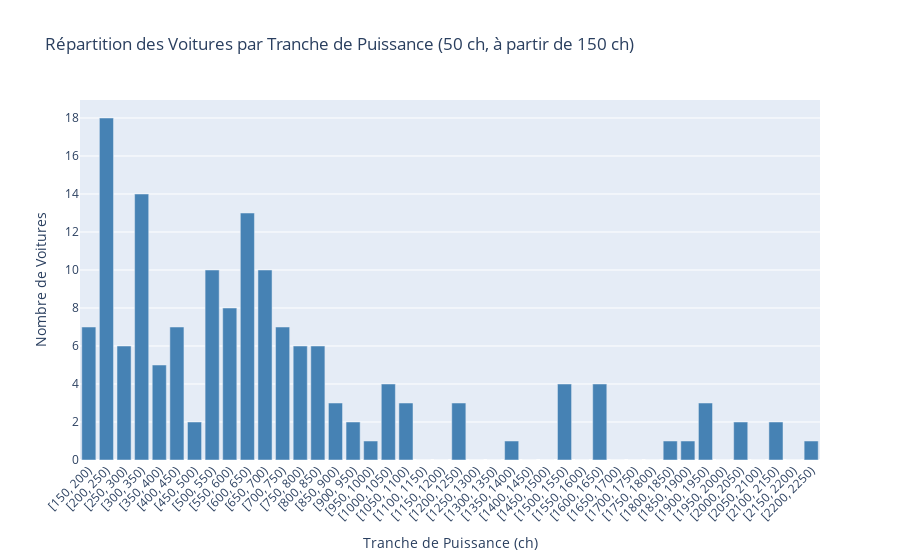

Notebook code for this chart:
### Code cell
# Graphique du nombre de voitures par tranche de puissance (50 ch, à partir de 150 ch)

# Déterminer la puissance maximale
puissance_max = int(df['Puissance (ch)'].max())

# Créer des tranches de puissance de 50 ch à partir de 150 ch
bins_puissance = list(range(150, puissance_max + 51, 50))

# Créer la colonne avec les tranches de puissance
df['Tranche_Puissance'] = pd.cut(df['Puissance (ch)'], bins=bins_puissance, right=False)

# Compter les voitures par tranche de puissance
power_counts = df['Tranche_Puissance'].value_counts().sort_index().reset_index()
power_counts.columns = ['Tranche_Puissance', 'count']
power_counts['Tranche_Puissance'] = power_counts['Tranche_Puissance'].astype(str)

fig_power = px.bar(
    power_counts,
    x='Tranche_Puissance',
    y='count',
    title='Répartition des Voitures par Tranche de Puissance (50 ch, à partir de 150 ch)',
    labels={'Tranche_Puissance': 'Tranche de Puissance (ch)', 'count': 'Nombre de Voitures'}
)
fig_power.update_traces(marker_color='steelblue')
fig_power.update_layout(showlegend=False, xaxis_tickangle=-45)
fig_power.show()

### Figure 1 — Plotly figure (JSON) as saved in the notebook; plotly's stock layout.template omitted (floating-point values rounded to 4 significant figures)
{"data": [{"hovertemplate": "Tranche de Puissance (ch)=%{x}<br>Nombre de Voitures=%{y}<extra></extra>", "legendgroup": "", "marker": {"color": "steelblue", "pattern": {"shape": ""}}, "name": "", "orientation": "v", "showlegend": false, "textposition": "auto", "type": "bar", "x": ["[150, 200)", "[200, 250)", "[250, 300)", "[300, 350)", "[350, 400)", "[400, 450)", "[450, 500)", "[500, 550)", "[550, 600)", "[600, 650)", "[650, 700)", "[700, 750)", "[750, 800)", "[800, 850)", "[850, 900)", "[900, 950)", "[950, 1000)", "[1000, 1050)", "[1050, 1100)", "[1100, 1150)", "[1150, 1200)", "[1200, 1250)", "[1250, 1300)", "[1300, 1350)", "[1350, 1400)", "[1400, 1450)", "[1450, 1500)", "[1500, 1550)", "[1550, 1600)", "[1600, 1650)", "[1650, 1700)", "[1700, 1750)", "[1750, 1800)", "[1800, 1850)", "[1850, 1900)", "[1900, 1950)", "[1950, 2000)", "[2000, 2050)", "[2050, 2100)", "[2100, 2150)", "[2150, 2200)", "[2200, 2250)"], "xaxis": "x", "y": [7, 18, 6, 14, 5, 7, 2, 10, 8, 13, 10, 7, 6, 6, 3, 2, 1, 4, 3, 0, 0, 3, 0, 0, 1, 0, 0, 4, 0, 4, 0, 0, 0, 1, 1, 3, 0, 2, 0, 2, 0, 1], "yaxis": "y"}], "layout": {"barmode": "relative", "legend": {"tracegroupgap": 0}, "showlegend": false, "title": {"text": "Répartition des Voitures par Tranche de Puissance (50 ch, à partir de 150 ch)"}, "xaxis": {"anchor": "y", "domain": [0, 1], "tickangle": -45, "title": {"text": "Tranche de Puissance (ch)"}}, "yaxis": {"anchor": "x", "domain": [0, 1], "title": {"text": "Nombre de Voitures"}}}}
